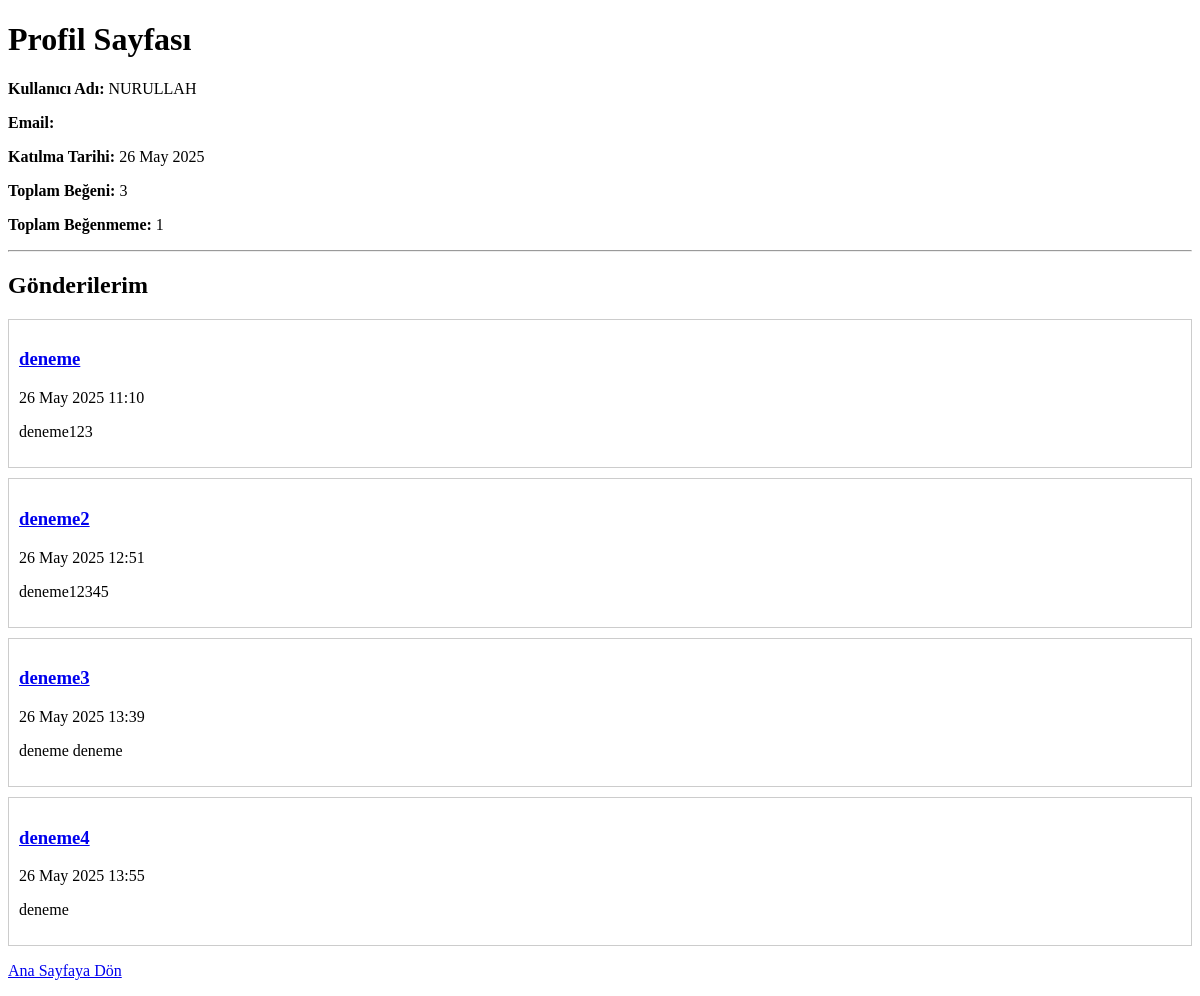
The page /profile/ (signed in) on the database as committed earlier.
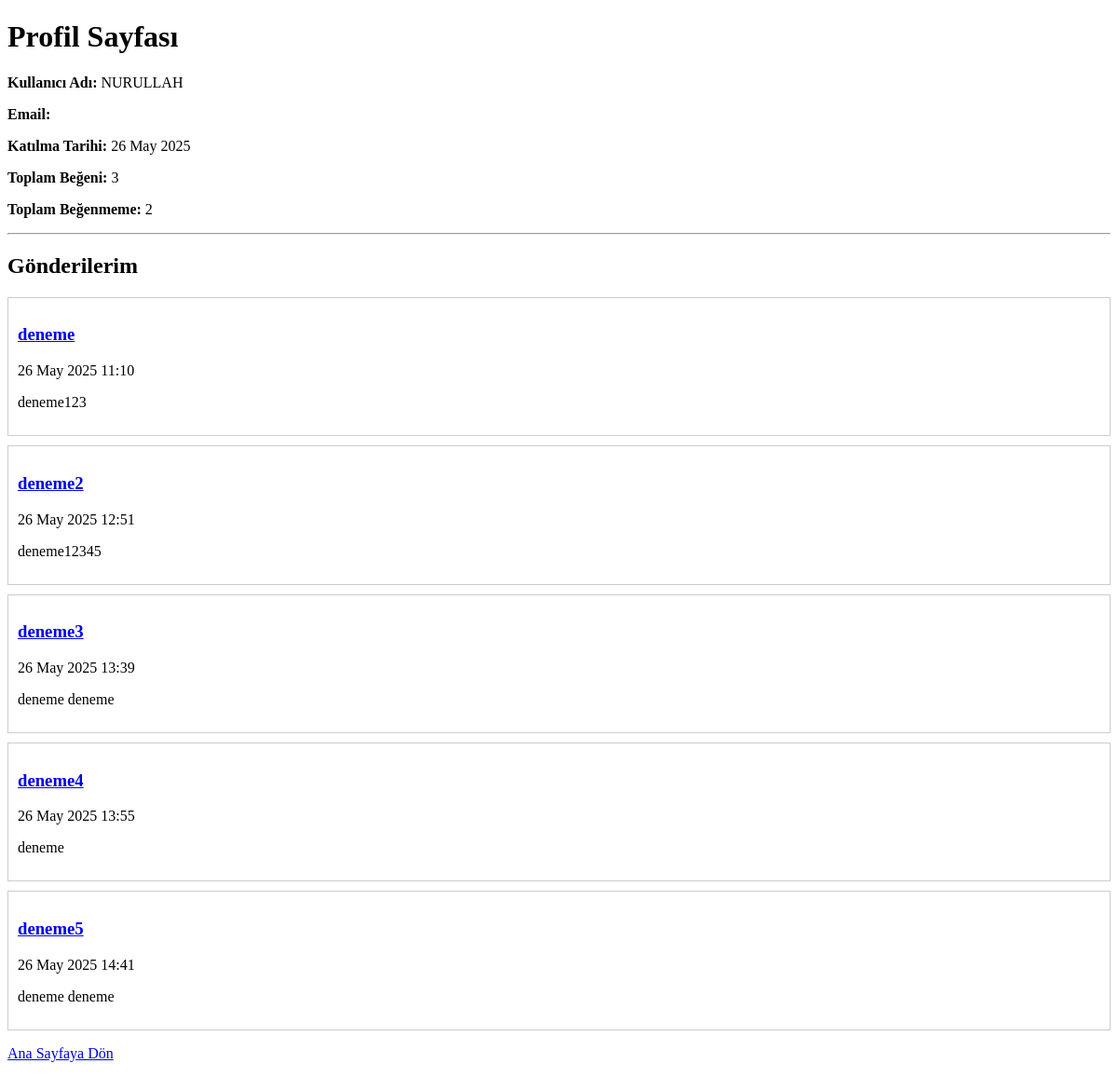
The same page on the database as committed later.
### blog/models.py (models this page shows, shortened)
class Post(models.Model):
    author = models.ForeignKey(User, on_delete=models.CASCADE, related_name='posts')
    title = models.CharField(max_length=200)
    content = models.TextField()
    image = models.ImageField(upload_to='post_images/', blank=True, null=True)
    created_at = models.DateTimeField(auto_now_add=True)

### blog/views.py (the view)
# urls.py: path('profile/', views.profile, name='profile'),
@login_required
def profile(request):
    user_posts = Post.objects.filter(author=request.user)  # Bu kullanıcının postlarını al
    post_count = user_posts.count()  # Kaç postu var
    total_score = Like.objects.filter(post__author=request.user).aggregate(total=Sum('vote'))['total'] or 0
    user = request.user
    likes_count = Like.objects.filter(user=user, vote=1).count()
    dislikes_count = Like.objects.filter(user=user, vote=-1).count()
    posts = Post.objects.filter(author=request.user)
    context = {
        'user': user,
        'user_posts': user_posts,
        'post_count': post_count,
        'total_score': total_score,
        'likes_count': likes_count,
        'dislikes_count': dislikes_count,
        'posts': posts,  # <== Burası önemli
    }
    return render(request, 'blog/profile.html', context)

### blog/templates/blog/profile.html (shortened to what this page needs)
<!DOCTYPE html>
<html>
<head>
</head>
<body>
    <h1>Profil Sayfası</h1>
    <p><strong>Kullanıcı Adı:</strong> {{ user.username }}</p>
    <p><strong>Email:</strong> {{ user.email }}</p>
    <p><strong>Katılma Tarihi:</strong> {{ user.date_joined|date:"d M Y" }}</p>
    <p><strong>Toplam Beğeni:</strong> {{ likes_count }}</p>
    <p><strong>Toplam Beğenmeme:</strong> {{ dislikes_count }}</p>
    <hr>
    <h2>Gönderilerim</h2>
    {% for post in posts %}
        <div style="border:1px solid #ccc; padding:10px; margin-bottom:10px;">
            <h3><a href="{% url 'post_detail' post.pk %}">{{ post.title }}</a></h3>
            <p>{{ post.created_at|date:"d M Y H:i" }}</p>
            <p>{{ post.content|truncatechars:100 }}</p>
        </div>
    {% empty %}
        <p>Henüz gönderiniz yok.</p>
    {% endfor %}
    <p><a href="{% url 'home' %}">Ana Sayfaya Dön</a></p>
</body>
</html>

Rows that differ between the two databases and show on the page:
added Post: title "deneme5", created_at "26 May 2025 14:41", content "deneme deneme"
Other text that changed with them:
{{ dislikes_count }}: "1" → "2"
